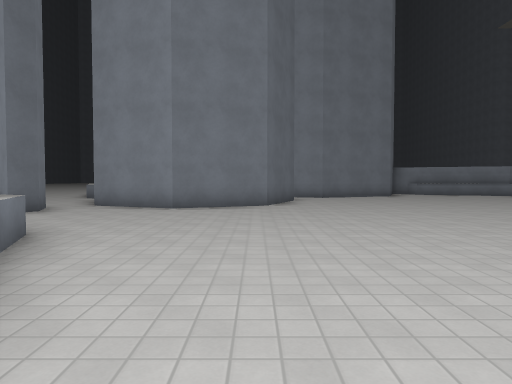
view 1 (above)

18 first-person views from a walk through a level from a Godot 3-D game. The camera is 1.4 m above the floor, tilts 2° down and sees 70° across. The floor is counted in squares, 2 m on a side. Each view is taken from the middle of a square. On the plan, view 1 faces up. The plan holds only what a view shows up to about 11 squares ahead; the rest is blank. The place goes on beyond the plan. Surface patterns are stand-ins for the level's own textures.

view 2
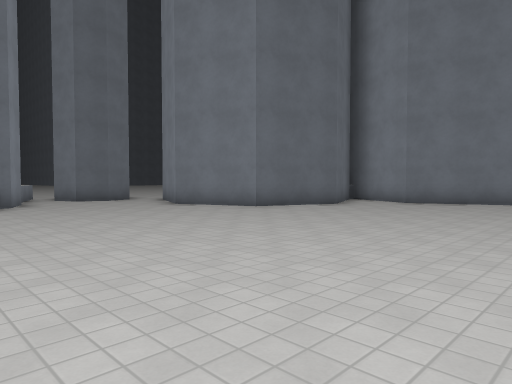

view 3
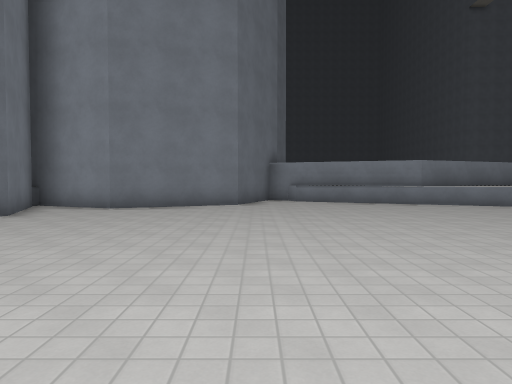

view 4
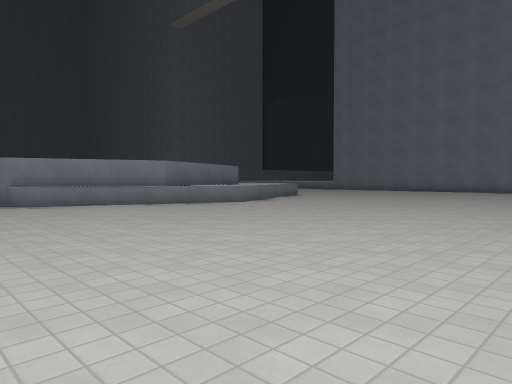

view 5
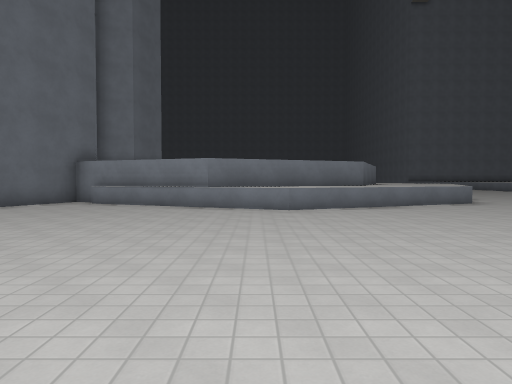

view 6
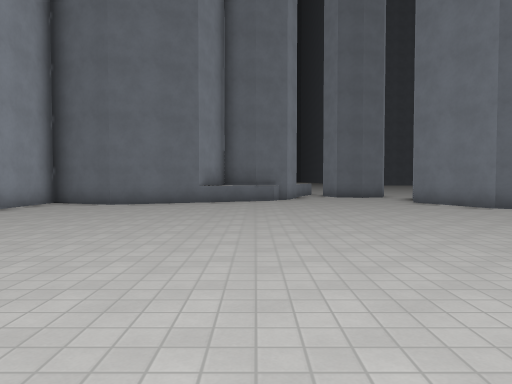

view 7
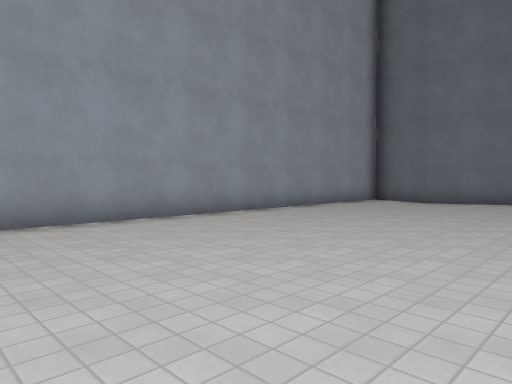

view 8
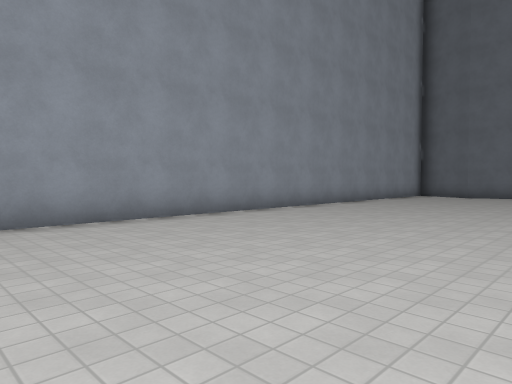

view 9
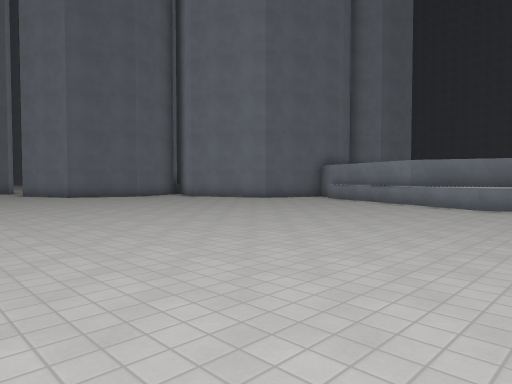

view 10
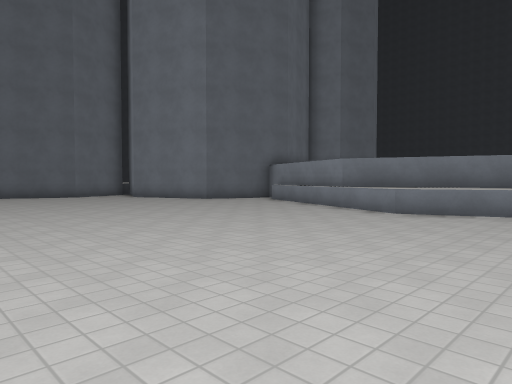

view 11
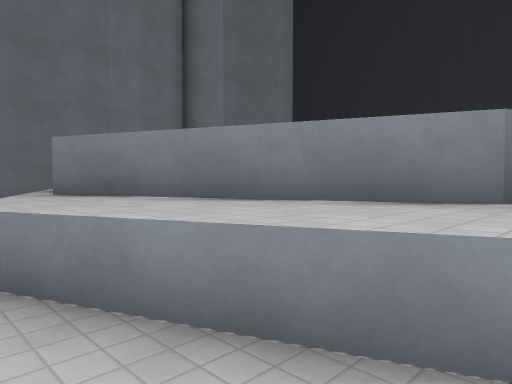

view 12
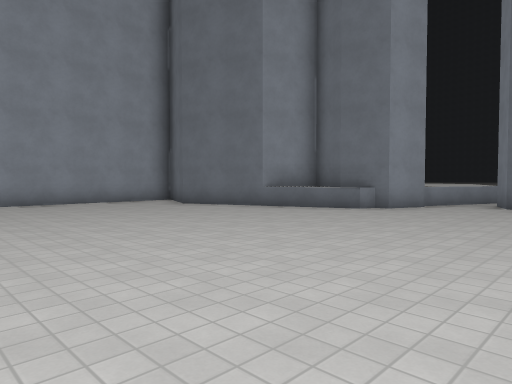

view 13
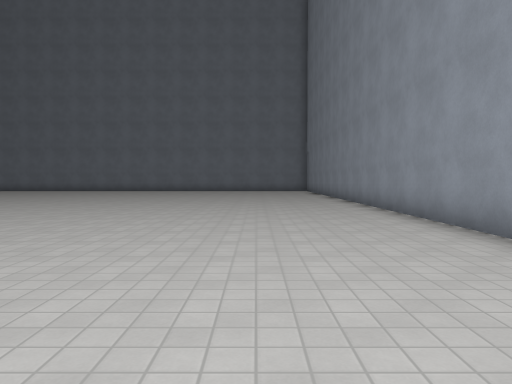

view 14
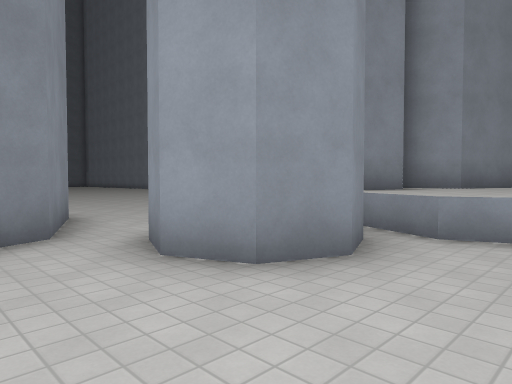

view 15
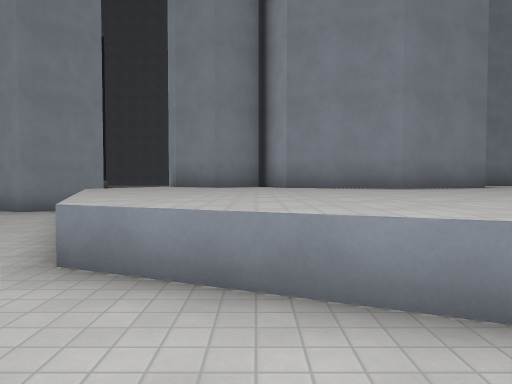

view 16
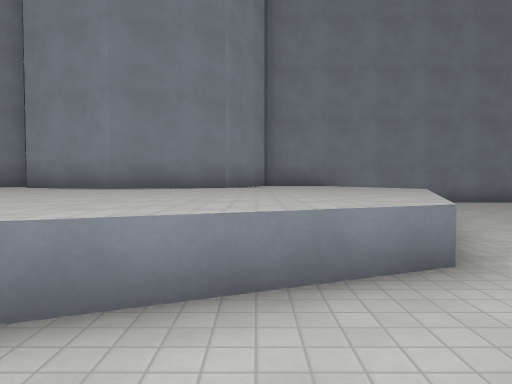

view 17
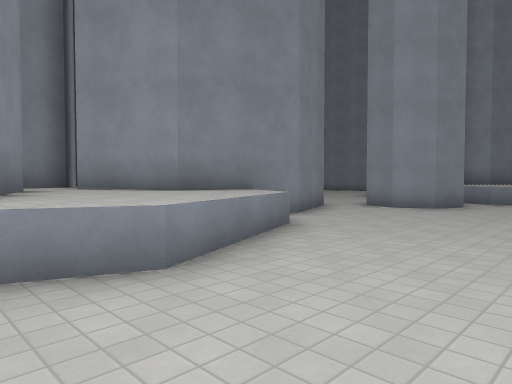

view 18
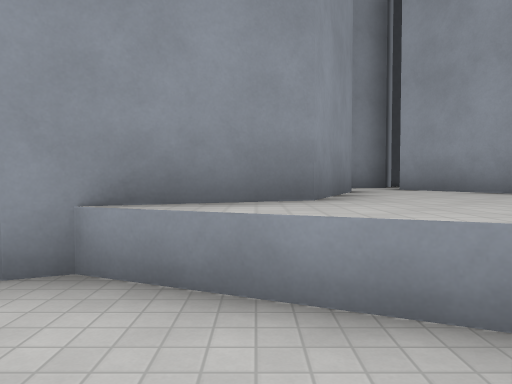

### Floor plan
Key: @ floor where view 1 was taken; # wall or solid block; . floor; ^ raised ledge.
Columns run from 15 left of view 1 to 16 right of it. Each row starts with its distance up from view 1.
 20         .#
 19        ..#
 18      ...^^^                   #
 17      ...^^^^^        ####   ##^^
 16      ...^^^^^^^     ##..####^^^^
 15      ...^^^^^^^^# ###.....^^^^^.
 14       ...^^^   ####.............
 13       ....#     #...............
 12       ....#     #...............
 11       ....##   ##...............
 10       .....## ##................
  9       ...#..###.................
  8       ..###.....................
  7      ....#......................
  6     ..^^^^......................
  5   ..^^^^^^##....................
  4  ..^^^^^^^  #...................
  3 ...^^^^^^^^^^...................
  2  .^^^^^^^^  ^#..................
  1   ^^^^^^^    #..................
  0     ^^^^^     #@................
 -1   ^^^^^^^    #..................
 -2  .^^^^^^^^   ###################
 -3 ...^^^^^^^^^
 -4  ..^^^^^^^^^
 -5   ..^^^^^^^#
 -6     ..^^^^ #
 -7      ....  #
 -8        ... #
 -9         ...#
-10           .#
-11            #

Where each view was taken, in squares from view 1:
view 1: 0 up, 0 right, facing up
view 2: 3 up, 7 right, facing up-left
view 3: 5 up, 6 right, facing up
view 4: 6 up, 5 right, facing up-right
view 5: 6 up, 12 right, facing up
view 6: 4 up, 9 right, facing left
view 7: 4 up, 10 right, facing down-left
view 8: 4 up, 14 right, facing down-left
view 9: 5 up, 15 right, facing up-left
view 10: 7 up, 16 right, facing up-left
view 11: 14 up, 16 right, facing up-left
view 12: 9 up, 5 right, facing down-left
view 13: 1 up, 5 right, facing right
view 14: 11 up, 9 left, facing down-right
view 15: 3 up, 15 left, facing right
view 16: 3 down, 15 left, facing right
view 17: 18 up, 10 left, facing down-right
view 18: 18 up, 9 left, facing right
